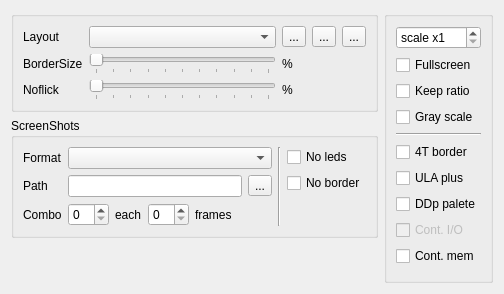
       <widget class="QWidget" name="tab2">
        <attribute name="icon">
         <iconset>
          <normalon>:/images/display.png</normalon>
         </iconset>
        </attribute>
        <attribute name="title">
         <string>Video</string>
        </attribute>
        <layout class="QHBoxLayout" name="horizontalLayout_27">
         <item>
          <layout class="QVBoxLayout" name="verticalLayout_24">
           <item>
            <widget class="QGroupBox" name="vidViewGBox">
             <layout class="QGridLayout" name="gridLayout_2">
              <item row="1" column="1">
               <widget class="QSlider" name="bszsld">
                <property name="maximum">
                 <number>100</number>
                </property>
                <property name="singleStep">
                 <number>10</number>
                </property>
                <property name="pageStep">
                 <number>10</number>
                </property>
                <property name="orientation">
                 <enum>Qt::Horizontal</enum>
                </property>
                <property name="tickPosition">
                 <enum>QSlider::TicksBelow</enum>
                </property>
                <property name="tickInterval">
                 <number>10</number>
                </property>
               </widget>
              </item>
              <item row="0" column="1">
               <widget class="QComboBox" name="geombox"/>
              </item>
              <item row="2" column="1">
               <widget class="QSlider" name="sldNoflic">
                <property name="maximum">
                 <number>50</number>
                </property>
                <property name="orientation">
                 <enum>Qt::Horizontal</enum>
                </property>
                <property name="tickPosition">
                 <enum>QSlider::TicksBelow</enum>
                </property>
                <property name="tickInterval">
                 <number>5</number>
                </property>
               </widget>
              </item>
              <item row="0" column="2">
               <layout class="QHBoxLayout" name="horizontalLayout_26">
                <item>
                 <widget class="QToolButton" name="layAdd">
                  <property name="text">
                   <string>...</string>
                  </property>
                  <property name="icon">
                   <iconset resource="../xpeccy.qrc">
                    <normaloff>:/images/add.png</normaloff>:/images/add.png</iconset>
                  </property>
                 </widget>
                </item>
                <item>
                 <widget class="QToolButton" name="layEdit">
                  <property name="text">
                   <string>...</string>
                  </property>
                  <property name="icon">
                   <iconset resource="../xpeccy.qrc">
                    <normaloff>:/images/edit.png</normaloff>:/images/edit.png</iconset>
                  </property>
                 </widget>
                </item>
                <item>
                 <widget class="QToolButton" name="layDel">
                  <property name="text">
                   <string>...</string>
                  </property>
                  <property name="icon">
                   <iconset resource="../xpeccy.qrc">
                    <normaloff>:/images/cancel.png</normaloff>:/images/cancel.png</iconset>
                  </property>
                 </widget>
                </item>
               </layout>
              </item>
              <item row="1" column="2">
               <widget class="QLabel" name="bszlab">
                <property name="minimumSize">
                 <size>
                  <width>30</width>
                  <height>0</height>
                 </size>
                </property>
                <property name="text">
                 <string>%</string>
                </property>
               </widget>
              </item>
              <item row="2" column="0">
               <widget class="QLabel" name="label_12">
                <property name="text">
                 <string>Noflick</string>
                </property>
               </widget>
              </item>
              <item row="2" column="2">
               <widget class="QLabel" name="labNoflic">
                <property name="text">
                 <string>%</string>
                </property>
               </widget>
              </item>
              <item row="0" column="0">
               <widget class="QLabel" name="label_8">
                <property name="text">
                 <string>Layout</string>
                </property>
               </widget>
              </item>
              <item row="1" column="0">
               <widget class="QLabel" name="label_3">
                <property name="text">
                 <string>BorderSize</string>
                </property>
               </widget>
              </item>
             </layout>
            </widget>
           </item>
           <item>
            <widget class="QGroupBox" name="groupBox">
             <property name="title">
              <string>ScreenShots</string>
             </property>
             <layout class="QHBoxLayout" name="horizontalLayout_22">
              <item>
               <layout class="QVBoxLayout" name="verticalLayout_31">
                <item>
                 <layout class="QGridLayout" name="gridLayout_3">
                  <item row="0" column="1">
                   <widget class="QComboBox" name="ssfbox"/>
                  </item>
                  <item row="0" column="0">
                   <widget class="QLabel" name="label_5">
                    <property name="text">
                     <string>Format</string>
                    </property>
                   </widget>
                  </item>
                  <item row="1" column="0">
                   <widget class="QLabel" name="label_13">
                    <property name="text">
                     <string>Path</string>
                    </property>
                   </widget>
                  </item>
                  <item row="1" column="1">
                   <layout class="QHBoxLayout" name="horizontalLayout_24">
                    <item>
                     <widget class="QLineEdit" name="pathle">
                      <property name="readOnly">
                       <bool>true</bool>
                      </property>
                     </widget>
                    </item>
                    <item>
                     <widget class="QToolButton" name="pathtb">
                      <property name="text">
                       <string>...</string>
                      </property>
                      <property name="icon">
                       <iconset resource="../xpeccy.qrc">
                        <normaloff>:/images/fileopen.png</normaloff>:/images/fileopen.png</iconset>
                      </property>
                     </widget>
                    </item>
                   </layout>
                  </item>
                 </layout>
                </item>
                <item>
                 <layout class="QHBoxLayout" name="horizontalLayout_3">
                  <item>
                   <widget class="QLabel" name="label_7">
                    <property name="text">
                     <string>Combo</string>
                    </property>
                   </widget>
                  </item>
                  <item>
                   <widget class="QSpinBox" name="scntbox"/>
                  </item>
                  <item>
                   <widget class="QLabel" name="label_6">
                    <property name="text">
                     <string>each</string>
                    </property>
                   </widget>
                  </item>
                  <item>
                   <widget class="QSpinBox" name="sintbox"/>
                  </item>
                  <item>
                   <widget class="QLabel" name="label_34">
                    <property name="text">
                     <string>frames</string>
                    </property>
                   </widget>
                  </item>
                  <item>
                   <spacer name="horizontalSpacer_5">
                    <property name="orientation">
                     <enum>Qt::Horizontal</enum>
                    </property>
                    <property name="sizeHint" stdset="0">
                     <size>
                      <width>40</width>
                      <height>20</height>
                     </size>
                    </property>
                   </spacer>
                  </item>
                 </layout>
                </item>
               </layout>
              </item>
              <item>
               <widget class="Line" name="line_2">
                <property name="orientation">
                 <enum>Qt::Vertical</enum>
                </property>
               </widget>
              </item>
              <item>
               <layout class="QVBoxLayout" name="verticalLayout_7">
                <item>
                 <widget class="QCheckBox" name="ssNoLeds">
                  <property name="text">
                   <string>No leds</string>
                  </property>
                 </widget>
                </item>
                <item>
                 <widget class="QCheckBox" name="ssNoBord">
                  <property name="text">
                   <string>No border</string>
                  </property>
                 </widget>
                </item>
                <item>
                 <widget class="QLabel" name="label_26">
                  <property name="text">
                   <string/>
                  </property>
                 </widget>
                </item>
               </layout>
              </item>
             </layout>
            </widget>
           </item>
           <item>
            <spacer name="verticalSpacer_11">
             <property name="orientation">
              <enum>Qt::Vertical</enum>
             </property>
             <property name="sizeHint" stdset="0">
              <size>
               <width>20</width>
               <height>40</height>
              </size>
             </property>
            </spacer>
           </item>
          </layout>
         </item>
         <item>
          <widget class="QGroupBox" name="vidOptGBox">
           <layout class="QVBoxLayout" name="verticalLayout_23">
            <item>
             <widget class="QSpinBox" name="sbScale">
              <property name="prefix">
               <string>scale x</string>
              </property>
              <property name="minimum">
               <number>1</number>
              </property>
              <property name="maximum">
               <number>4</number>
              </property>
             </widget>
            </item>
            <item>
             <widget class="QCheckBox" name="cbFullscreen">
              <property name="text">
               <string>Fullscreen</string>
              </property>
             </widget>
            </item>
            <item>
             <widget class="QCheckBox" name="cbKeepRatio">
              <property name="text">
               <string>Keep ratio</string>
              </property>
             </widget>
            </item>
            <item>
             <widget class="QCheckBox" name="grayscale">
              <property name="text">
               <string>Gray scale</string>
              </property>
             </widget>
            </item>
            <item>
             <widget class="Line" name="line">
              <property name="orientation">
               <enum>Qt::Horizontal</enum>
              </property>
             </widget>
            </item>
            <item>
             <widget class="QCheckBox" name="border4T">
              <property name="text">
               <string>4T border</string>
              </property>
             </widget>
            </item>
            <item>
             <widget class="QCheckBox" name="ulaPlus">
              <property name="text">
               <string>ULA plus</string>
              </property>
             </widget>
            </item>
            <item>
             <widget class="QCheckBox" name="cbDDp">
              <property name="text">
               <string>DDp palete</string>
              </property>
             </widget>
            </item>
            <item>
             <widget class="QCheckBox" name="contIO">
              <property name="enabled">
               <bool>false</bool>
              </property>
              <property name="text">
               <string>Cont. I/O</string>
              </property>
             </widget>
            </item>
            <item>
             <widget class="QCheckBox" name="contMem">
              <property name="text">
               <string>Cont. mem</string>
              </property>
             </widget>
            </item>
            <item>
             <spacer name="verticalSpacer_24">
              <property name="orientation">
               <enum>Qt::Vertical</enum>
              </property>
              <property name="sizeHint" stdset="0">
               <size>
                <width>20</width>
                <height>5</height>
               </size>
              </property>
             </spacer>
            </item>
           </layout>
          </widget>
         </item>
        </layout>
       </widget>
